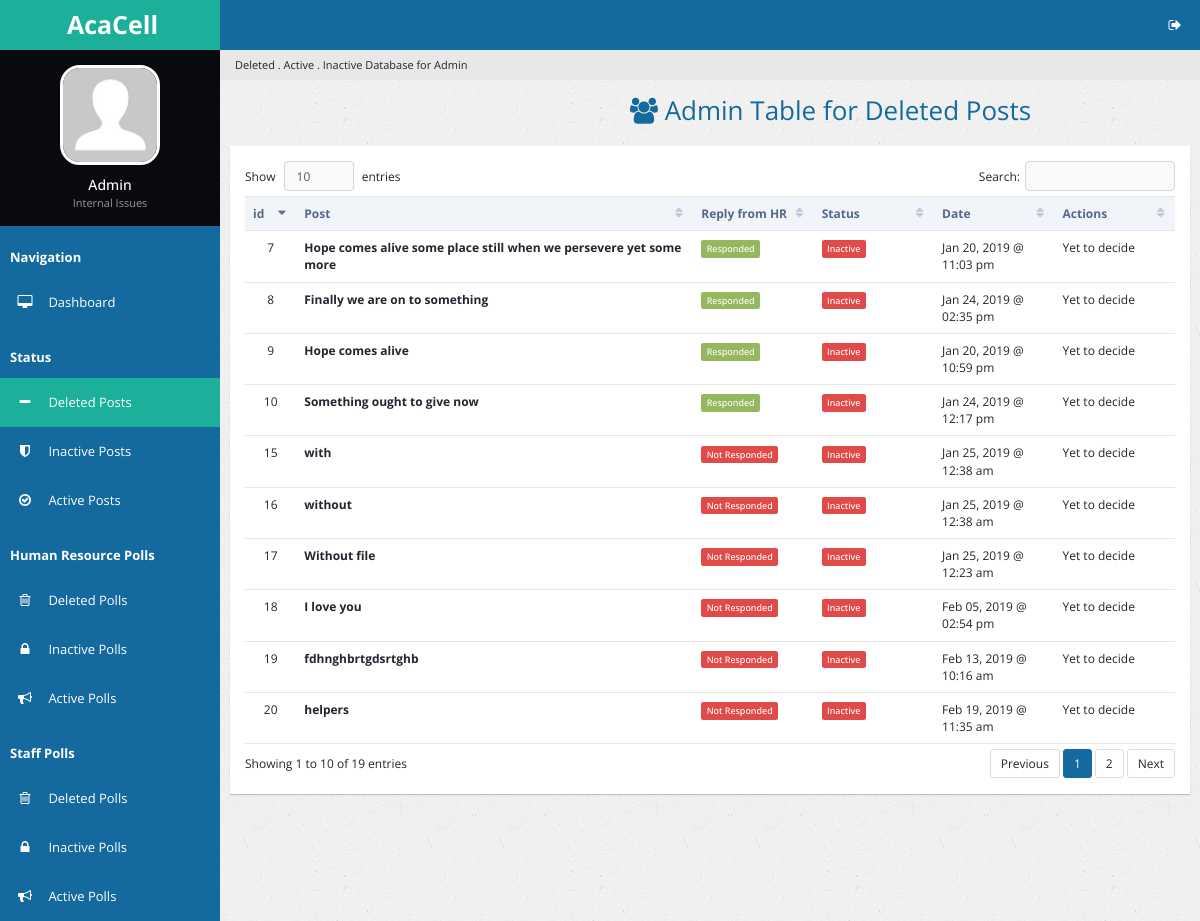
The app's page /delposts.php (signed in) with its own data.
### tables this page shows
CREATE TABLE `del_complaints` (
  `del_c_id` int(32) NOT NULL,
  `c_id` int(32) NOT NULL,
  `c_value` varchar(2048) NOT NULL,
  `c_division` varchar(64) NOT NULL,
  `date_created` double NOT NULL,
  `c_ip_address` varchar(64) NOT NULL,
  `date_stop_display` int(16) NOT NULL,
  `u_fname` varchar(255) NOT NULL,
  `u_id` int(11) NOT NULL,
  `table_type` varchar(16) NOT NULL,
  `c_views` int(16) NOT NULL,
  `c_votes` int(16) NOT NULL
);

### delposts.php (the view, shortened to what this page needs)
<?php
include 'handlers/dbcon.php';
if (isset($_SESSION['loggedin']) && isset($_SESSION['adminpanel'])) {
?>
<!DOCTYPE html>
<html lang="en">
<head>
        <link rel="stylesheet" type="text/css" id="theme" href="css/theme-default.css"/>
    </head>
    <body>
        <div class="page-container">
            <div class="page-sidebar">
                <ul class="x-navigation">
                    <li class="xn-logo">
                        <a href="table-export.php"><b>AcaCell</b></a>
                    </li>
                    <li class="xn-profile">
                        <div class="profile">
                            <div class="profile-image">
                                <img src="assets/images/users/avatar.jpg" alt="John Doe"/>
                            </div>
                            <div class="profile-data">
                                <div class="profile-data-name">Admin</div>
                                <div class="profile-data-title">Internal Issues</div>
                            </div>
                        </div>
                    </li>
                   <li class="xn-title"><b>Navigation</b></li>
                    <li>
                        <a href="admin.php"><span class="fa fa-desktop" style="color: white;"></span> <span class="xn-text" style="color: white;">Dashboard</span></a>
                    </li>
                    <li class="xn-title"><b>Status</b></li>
                    <li  class="active">
                        <a href="delposts.php"><span class="fa fa-minus" style="color: white;"></span> <span class="xn-text" style="color: white;">Deleted Posts</span></a>
                    </li>
                    <li>
                        <a href="inactposts.php"><span class="fa fa-shield" style="color: white;"></span> <span class="xn-text" style="color: white;">Inactive Posts</span></a>
                    </li>
                    <li>
                        <a href="actposts.php"><span class="fa fa-check-circle-o" style="color: white;"></span> <span class="xn-text" style="color: white;">Active Posts</span></a>
                    </li>
                    <li class="xn-title"><b>Human Resource Polls</b></li>
                    <li>
                       <a href="delpolls.php"><span class="fa fa-trash-o" style="color: white;"></span> <span class="xn-text" style="color: white;">Deleted Polls</span></a>
                   </li>
                    <li>
                       <a href="inactpolls.php"><span class="fa fa-lock" style="color: white;"></span> <span class="xn-text" style="color: white;">Inactive Polls</span></a>
                   </li>
                   <li>
                       <a href="actpolls.php"><span class="fa fa-bullhorn" style="color: white;"></span> <span class="xn-text" style="color: white;">Active Polls</span></a>
                   </li>
                   <li class="xn-title"><b>Staff Polls</b></li>
                     <li>
                        <a href="staffdelpolls.php"><span class="fa fa-trash-o" style="color: white;"></span> <span class="xn-text" style="color: white;">Deleted Polls</span></a>
                    </li>
                     <li>
                        <a href="staffinactpolls.php"><span class="fa fa-lock" style="color: white;"></span> <span class="xn-text" style="color: white;">Inactive Polls</span></a>
                    </li>
                    <li>
                        <a href="staffactpolls.php"><span class="fa fa-bullhorn" style="color: white;"></span> <span class="xn-text" style="color: white;">Active Polls</span></a>
                    </li>
                  </ul>
            </div>
            <div class="page-content">
                <ul class="x-navigation x-navigation-horizontal x-navigation-panel">
                    <li class="xn-icon-button pull-right">
                        <a href="#" class="mb-control" data-box="#mb-signout"><span class="fa fa-sign-out"></span></a>
                    </li>
                </ul>
                    <ul class="breadcrumb">
                    <li class="active">Deleted . Active . Inactive Database for Admin</li>
                </ul>
                <div class="page-title">
                    <h2><span class="fa fa-users"style="padding-left: 400px"></span> Admin Table for Deleted Posts</h2>
                </div>
                <div class="page-content-wrap">
                    <div class="row">
                        <div class="col-md-12">
                            <div class="panel panel-default">
                                <div class="panel-body">
                                    <table id="customers2" class="table datatable">
                                        <thead>
                                            <tr>
                                                <th width="50">id</th>
                                                <th width="300">Post</th>
                                                <th width="100">Reply from HR</th>
                                                <th width="100">Status</th>
                                                <th width="100">Date</th>
                                                <th width="100">Actions</th>
                                            </tr>
                                        </thead>
                                        <tbody>
                                          <?php
                                            $sql_delpostdisplay = "SELECT * FROM del_complaints";
                                            $success_delpostdisplay = mysqli_query($link, $sql_delpostdisplay);
                                            $cur_time = time();
                                            if ($success_delpostdisplay->num_rows > 0) {
                                              while($rows = $success_delpostdisplay->fetch_assoc()){
                                                $id = $rows['c_id'];
                                                $sql_commentpresent = "SELECT * FROM comments WHERE c_id = '$id'";
                                                $success_commentpresent = mysqli_query($link, $sql_commentpresent);
                                          ?>
                                                <tr id="trow<?php echo $rows['del_c_id']; ?>">
                                                  <td class="text-center"> <?php echo $rows['del_c_id'];; ?> </td>
                                                  <td><strong><?php echo $rows['c_value']; ?></strong></td>
                                                  <td>
                                                    <?php
                                                    if ($success_commentpresent->num_rows > 0) {?>
                                                        <a href="#commentmodal<?php echo $id; ?>" data-toggle="modal"><span class='label label-success'>Responded</span></a>
                                                    <?php }
                                                    elseif ($success_commentpresent->num_rows == 0) {?>
                                                      <span class='label label-danger'>Not Responded</span>
                                                    <?php } ?>
                                                  </td>
                                                  <td><?php
                                                    if ($cur_time < $rows['date_stop_display']) {
                                                      echo "<span class='label label-success'>Active</span>";
                                                    }
                                                    elseif ($cur_time > $rows['date_stop_display']){
                                                      echo "<span class='label label-danger'>Inactive</span>";
                                                    } ?>
                                                    </td>
                                                    <td><?php echo date("M d, Y @ h:i a", $rows['date_created']); ?></td>
                                                    <td>Yet to decide</td>
                                                </tr>
                                          <?php
                                                }
                                              }
                                          ?>
                                            </tbody>
                                    </table>
                                </div>
                            </div>
                        </div>
                    </div>
                </div>
            </div>
        </div>
    </body>
</html>
<?php
}else {
  header('location:admin.php');
}
 ?>

### records on screen
del_complaints: del_c_id "7", c_value "Hope comes alive some place still when we persevere yet some more", date_stop_display "Inactive", date_created "Jan 20, 2019 @ 11:03 pm"
del_complaints: del_c_id "8", c_value "Finally we are on to something", date_stop_display "Inactive", date_created "Jan 24, 2019 @ 02:35 pm"
del_complaints: del_c_id "9", c_value "Hope comes alive", date_stop_display "Inactive", date_created "Jan 20, 2019 @ 10:59 pm"
del_complaints: del_c_id "10", c_value "Something ought to give now", date_stop_display "Inactive", date_created "Jan 24, 2019 @ 12:17 pm"
del_complaints: del_c_id "15", c_value "with", shows "Not Responded", date_stop_display "Inactive", date_created "Jan 25, 2019 @ 12:38 am"
del_complaints: del_c_id "16", c_value "without", shows "Not Responded", date_stop_display "Inactive", date_created "Jan 25, 2019 @ 12:38 am"
del_complaints: del_c_id "17", c_value "Without file", shows "Not Responded", date_stop_display "Inactive", date_created "Jan 25, 2019 @ 12:23 am"
del_complaints: del_c_id "18", c_value "I love you", shows "Not Responded", date_stop_display "Inactive", date_created "Feb 05, 2019 @ 02:54 pm"
del_complaints: del_c_id "19", c_value "fdhnghbrtgdsrtghb", shows "Not Responded", date_stop_display "Inactive", date_created "Feb 13, 2019 @ 10:16 am"
del_complaints: del_c_id "20", c_value "helpers", shows "Not Responded", date_stop_display "Inactive", date_created "Feb 19, 2019 @ 11:35 am"
